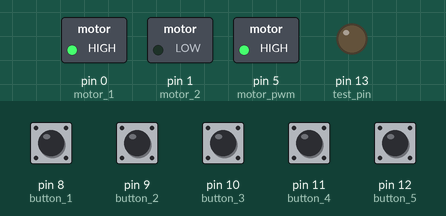
This sketch was run on a simulated Arduino Uno, built with avr-gcc and run on an emulated ATmega328P. Shown: 16×16 character LCD, switched loads named in the sketch (green lamp = pin HIGH), output pins drawn as LEDs (lit = HIGH). The test bench sets the inputs (shaded band); at power-on: pin 8 (button_1), pin 9 (button_2), pin 10 (button_3), pin 11 (button_4), pin 12 (button_5) HIGH. EEPROM starts erased.

Above: at 3.2 s.
At 4.3 s:
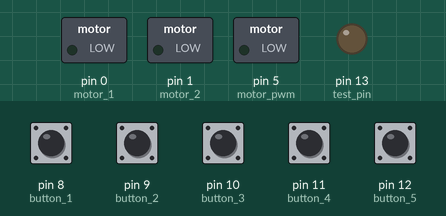
4.4 s: pin 8 (button_1) pulled LOW for 0.15 s
6.3 s: pin 9 (button_2) pulled LOW for 0.15 s
7.9 s: pin 10 (button_3) pulled LOW for 0.15 s
9.6 s: pin 12 (button_5) pulled LOW for 0.15 s
11.3 s: pin 11 (button_4) pulled LOW for 0.15 s
13.0 s: pin 8 (button_1) pulled LOW for 1 s
Timing chart, 0 to 16.0 s (numbered marks = the images above; inputs shaded):
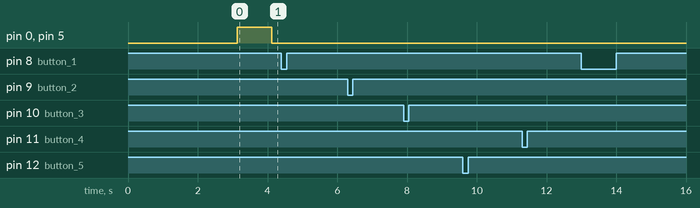

The sketch:

fishfeeder.ino
```cpp
#include <Wire.h>
#include <LiquidCrystal_I2C.h>
#include <EEPROM.h>
#include <TimerOne.h>

#define button_1 8
#define button_2 9
#define button_3 10
#define button_4  11
#define button_5  12

#define test_pin  13

#define address0_hour 0x01
#define address0_minute 0x02

#define address1_hour 0x03
#define address1_minute 0x04

#define address2_hour 0x05
#define address2_minute 0x06

#define I2C_1 16
#define I2C_2 2

#define motor_1 0
#define motor_2 1
#define motor_pwm 5

volatile int state=1;
int set_time_index=0;
int blink_index=1;
boolean blinking=true;

////////////////////in state 1/////////////////////////////////
// rotate start button_3
// rotate stop button_4

////////////////////in state 2/////////////////////////////////
// increase value button_3
// decrease value button_4
// index change button_5
// enter value button_2

boolean button1_pressed=false;
boolean button2_pressed=false;
boolean button3_pressed=false;
boolean button4_pressed=false;
boolean button5_pressed=false;
boolean instant=false;

volatile boolean changed_display=true;
volatile boolean double_dot_blink=true;
volatile int counter=0;
volatile int counter_minute=0;
volatile int counter_hour=12;
int cursor_1=0;
String time_index;
int print_minute;
int print_hour;
int count=0;


boolean timer_index_change=true;
byte mode_button_1_pre_state=0;
byte mode_button_1_current_state=0;
byte mode_button_2_pre_state=0;
byte mode_button_2_current_state=0;
byte mode_button_3_pre_state=0;
byte mode_button_3_current_state=0;
byte mode_button_4_pre_state=0;
byte mode_button_4_current_state=0;
byte mode_button_5_pre_state=0;
byte mode_button_5_current_state=0;

int total_minute;
int remaining_minute;
int remaining_hour;
int count_hour;
int count_minute;
int remaining1_minute;
int remaining1_hour;
int closest_minute;

LiquidCrystal_I2C lcd(0x3F,I2C_1,I2C_1);

struct set_time_1{
    int hour;
    int minute;
  };

struct set_time_1 time1;
struct set_time_1 time2;
struct set_time_1 time3;
void setup() {
  //Serial.begin(9600);

  pinMode(8,INPUT_PULLUP);
  pinMode(9,INPUT_PULLUP);
  pinMode(10,INPUT_PULLUP);
  pinMode(11,INPUT_PULLUP);
  pinMode(12,INPUT_PULLUP);

  pinMode(motor_1,OUTPUT);
  pinMode(motor_2,OUTPUT);
  pinMode(motor_pwm,OUTPUT);

  pinMode(test_pin,OUTPUT);

  pinMode(8,INPUT_PULLUP);
  pinMode(8,INPUT_PULLUP);
  EEPROM.write(address0_hour, 8);
  EEPROM.write(address0_minute, 0);

  EEPROM.write(address1_hour, 12);
  EEPROM.write(address1_minute, 1);

  EEPROM.write(address2_hour, 4);
  EEPROM.write(address2_minute, 30);


  lcd.begin();
  lcd.setCursor(0,0);
  lcd.print("   Automated  ");
  lcd.setCursor(0,1);
  lcd.print("  Fish Feeder  ");

  //digitalWrite(test_pin,HIGH);

  delay(3000);
  Timer1.initialize(1000000);
  Timer1.attachInterrupt(blinkLED);
}

void loop() {
  mode_button_1_current_state=digitalRead(button_1);
  mode_button_2_current_state=digitalRead(button_2);
  mode_button_3_current_state=digitalRead(button_3);
  mode_button_4_current_state=digitalRead(button_4);
  mode_button_5_current_state=digitalRead(button_5);

  if(mode_button_1_current_state!= mode_button_1_pre_state and mode_button_1_current_state==0){
    //Serial.println("YASAS THARINDA BUTTON_1 PRESSED");
    button1_pressed=true;
    }
   else{
    button1_pressed=false;
    }

  if(mode_button_2_current_state!= mode_button_2_pre_state and mode_button_2_current_state==0){
    //Serial.println("YASAS THARINDA BUTTON_2 PRESSED");
    button2_pressed=true;
    }
   else{
    button2_pressed=false;
    }

    if(mode_button_3_current_state!= mode_button_3_pre_state and mode_button_3_current_state==0){
    //Serial.println("YASAS THARINDA BUTTON_3 PRESSED");
    button3_pressed=true;
    }
   else{
    button3_pressed=false;
    }

    if(mode_button_4_current_state!= mode_button_4_pre_state and mode_button_4_current_state==0){
    //Serial.println("YASAS THARINDA BUTTON_4 PRESSED");
    button4_pressed=true;
    }
   else{
    button4_pressed=false;
    }

    if(mode_button_5_current_state!= mode_button_5_pre_state and mode_button_5_current_state==0){
    //Serial.println("YASAS THARINDA BUTTON_5 PRESSED");
    button5_pressed=true;
    }
   else{
    button5_pressed=false;
    }

  /*Serial.print("button1_pressed :");
  Serial.println(button1_pressed);

  Serial.print("button2_pressed :");
  Serial.println(button2_pressed);

  Serial.print("button3_pressed :");
  Serial.println(button3_pressed);

  Serial.print("button4_pressed :");
  Serial.println(button4_pressed);

  Serial.print("button5_pressed :");
  Serial.println(button5_pressed);*/

  //Serial.println(mode_button_3_pre_state);
  //Serial.println(mode_button_3_current_state);
  print_lcd();
  state_machine();
  time_equal_check();
  mode_button_1_pre_state=mode_button_1_current_state;
  mode_button_2_pre_state=mode_button_2_current_state;
  mode_button_3_pre_state=mode_button_3_current_state;
  mode_button_4_pre_state=mode_button_4_current_state;
  mode_button_5_pre_state=mode_button_5_current_state;


  delay(50);


  /*if(digitalRead(button_4)){
    digitalWrite(motor_1,HIGH);
    digitalWrite(motor_2,LOW);
    delay(3000);
    }
  if(digitalRead(button_5)){
    digitalWrite(motor_1,LOW);
    digitalWrite(motor_2,LOW);
    delay(3000);
    }*/
}
void state_machine(){
  if(button1_pressed){ // button 1 is mode button
          if(state==1){
            changed_display=true;
            timer_index_change=true;
            lcd.clear();
            state=2;
            }
          else if(state==2){
            changed_display=true;
            lcd.clear();
            if(count==2){
              state=1;
              set_time_index=0;
              count=0;
            }else{
              count=count+1;
              }
            }
          }
  }

void print_lcd(){

    if (state==1){
        if(double_dot_blink){
          //Serial.print("Yasas ");
          lcd.setCursor(2,1);
          lcd.print(":");
          }else{
           //Serial.print("Tharinda");
           lcd.setCursor(2,1);
           lcd.print(" ");
            }

        if(button2_pressed){
          //Serial.println("Yasasasasasasasasasassasasasaasasa");
          digitalWrite(motor_1,HIGH);
          digitalWrite(motor_2,LOW);
          digitalWrite(motor_pwm,HIGH);
          digitalWrite(test_pin,HIGH);
          delay(2000);
          digitalWrite(motor_1,LOW);
          digitalWrite(motor_2,LOW);
          digitalWrite(motor_pwm,LOW);
          digitalWrite(test_pin,LOW);
          }


  }

  if (state==1 && changed_display){
        changed_display=false;
        lcd.clear();
        lcd.setCursor(0,0);
        lcd.print("Rem time to rel:");
        lcd.setCursor(0,1);
        if(remaining1_hour<10){
          lcd.print("0");
          }

        lcd.print(remaining1_hour);

        lcd.print(":");
        if(remaining1_minute<10){
          lcd.print("0");
          }
        lcd.print(remaining1_minute);
        //lcd.print(counter)
  }
    else if(state==2){
        //lcd.clear();
        changed_display=true;
        if(set_time_index==0 && timer_index_change){
          time_index="time1";
          print_hour= EEPROM.read(address0_hour);
          print_minute= EEPROM.read(address0_minute);
          timer_index_change=false;
          lcd.clear();
          lcd.setCursor(0,0);
          lcd.print(time_index);
          }
        else if(set_time_index==1 && timer_index_change){
          time_index="time2";
          print_hour= EEPROM.read(address1_hour);
          print_minute=EEPROM.read(address1_minute);
          timer_index_change=false;
          lcd.clear();
          lcd.setCursor(0,0);
          lcd.print(time_index);
          }
        else if(set_time_index==2 && timer_index_change){
          time_index="time3";
          print_hour=EEPROM.read(address2_hour);
          print_minute= EEPROM.read(address2_minute);
          timer_index_change=false;
          lcd.clear();
          lcd.setCursor(0,0);
          lcd.print(time_index);
          }
        lcd.setCursor(0,1);
        if(blink_index==0){
          //Serial.println("Yasasasasasasasasassasasasasasasasass");
          if(blinking){
               if(print_hour<10){
                  lcd.print("0");
                }
              // lcd.setCursor(1,6);
               lcd.print(print_hour);
               blinking=false;
               delay(100);
          }else{
            lcd.print("  ");
            blinking=true;
            delay(100);
            }
        }else{

          if(print_hour<10){
             lcd.print("0");
          }
          lcd.print(print_hour);
          }
        lcd.print(":");
        if (blink_index==1){
          if(blinking){
            if(print_minute<10){
              lcd.print("0");
              }
            lcd.print(print_minute);
            blinking=false;
            delay(100);
          }else{
            lcd.print("  ");
            delay(100);
            blinking=true;
            }
        }else{
            if(print_minute<10){
              lcd.print("0");
              }
            lcd.print(print_minute);
          }
       // Serial.println(blink_index);
        //Serial.println(blinking);
        // increasing values////////////////
        if(button3_pressed){
          if(blink_index==0){
            if(print_hour<24){
              print_hour=print_hour+1;
              }else{
                print_hour=0;
                }
            }
           else if(blink_index==1){
             if(print_minute<59){
              print_minute=print_minute+1;
              }else{
                print_minute=0;
                }
            }
            }

        if(button4_pressed){
          if(blink_index==0){
            if(print_hour>0){
              print_hour=print_hour-1;
              }else{
                print_hour=24;
                }
            }
           else if(blink_index==1){
             if(print_minute>0){
              print_minute=print_minute-1;
              }else{
                print_minute=59;
                }
            }
            }
        //////////////////////////////////////
        if(button1_pressed){
            set_time_index=set_time_index+1;
            timer_index_change=true;
          }
        ///////////////////////////////////////////////////////////////////////////////////////////////////
        if(button2_pressed){
            //lcd.clear();
            lcd.setCursor(0,1);
            lcd.print("set the timer");
            if(set_time_index==0){
              EEPROM.write(address0_hour,print_hour);
              EEPROM.write(address0_minute,print_minute);

              timer_index_change=true;
              }
            else if(set_time_index==1){
              EEPROM.write(address1_hour,print_hour);
              EEPROM.write(address1_minute,print_minute);
              timer_index_change=true;
              }
            else if(set_time_index==2){
              EEPROM.write(address2_hour,print_hour);
              EEPROM.write(address2_minute,print_minute);
              timer_index_change=true;
              }
            delay(500);
          }
        //////////////////////////////////////
        if(button5_pressed){
            if(blink_index==1){
              blink_index=0;
            }else{
              blink_index=1;
              }

          }
        ////////////////////////////////////////////////////////////////////
        }
    }

void blinkLED(void)
{
  if(double_dot_blink){
    double_dot_blink=false;
    }else{
      double_dot_blink=true;
      }

  if (counter==60){
    changed_display=true;
    counter=0;
    if(counter_minute==59){
      counter_minute=0;
      counter_hour=counter_hour+1;
      }else{
       counter_minute=counter_minute+1;
        }


    }else{
      counter=counter+1;
      }
    search_remaining();
}
void search_remaining(){
  total_minute = counter_minute + counter_hour*60;
  count_hour= EEPROM.read(address0_hour);
  count_minute= EEPROM.read(address0_minute);
  remaining_minute=count_minute+count_hour*60;


  if(remaining_minute<total_minute){
    closest_minute=60*24+ remaining_minute -total_minute;
    }else{
      closest_minute=remaining_minute -total_minute;
      }
  //////////////////////////////////////////////////////////////////////////
  count_hour= EEPROM.read(address1_hour);
  count_minute= EEPROM.read(address1_minute);
  remaining_minute=count_minute+count_hour*60;


  if(remaining_minute<total_minute){
    remaining_minute=60*24+ remaining_minute -total_minute;
    if(remaining_minute<closest_minute){
      closest_minute=remaining_minute;
      }
    }else{
      remaining_minute=remaining_minute -total_minute;
      if(remaining_minute<closest_minute){
      closest_minute=remaining_minute;
      }
      }
  ////////////////////////////////////////////////////////////////////
  count_hour= EEPROM.read(address2_hour);
  count_minute= EEPROM.read(address2_minute);
  remaining_minute=count_minute+count_hour*60;


  if(remaining_minute<total_minute){
    remaining_minute=60*24+ remaining_minute -total_minute;
    if(remaining_minute<closest_minute){
      closest_minute=remaining_minute;
      }
    }else{
      remaining_minute=remaining_minute -total_minute;
      if(remaining_minute<closest_minute){
      closest_minute=remaining_minute;
      }
      }

  ////////////////////////////////////////////////////////////////////////
  remaining1_minute=closest_minute%60;
  remaining1_hour=closest_minute/60;

  /*Serial.print(remaining1_hour);
  Serial.print(":");
  Serial.print(remaining1_minute);
  Serial.println("");
  Serial.println(total_minute);*/


  }
void time_equal_check(){

  if(remaining1_hour==0 and remaining1_minute==0 and counter<5){
      digitalWrite(motor_1,HIGH);
      digitalWrite(motor_2,LOW);
      digitalWrite(motor_pwm,HIGH);
    }else {
      digitalWrite(motor_1,LOW);
      digitalWrite(motor_2,LOW);
      digitalWrite(motor_pwm,LOW);
      }
  }
```
